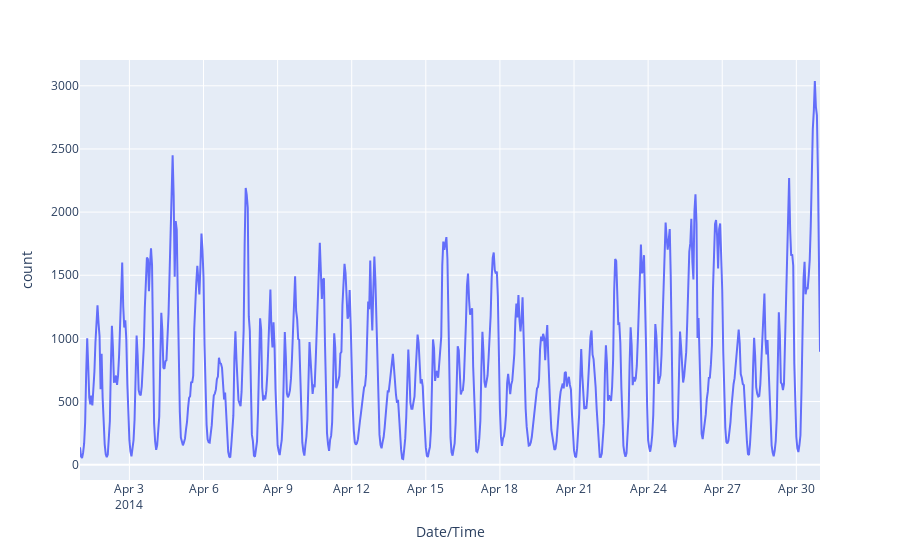

Here is the notebook cell this chart was saved with:
### Code cell
df = uber_apr14.groupby([pd.Grouper(key='Date/Time',freq='H')]).size().reset_index(name='count')
fig = px.line(df, x='Date/Time', y="count")
fig.show()

### Figure 1 — Plotly figure (JSON) as saved in the notebook; plotly's stock layout.template omitted (floating-point values rounded to 4 significant figures; data arrays with more than 128 entries replaced by an {"elided": "..."} marker saying what was removed)
{"data": [{"hovertemplate": "Date/Time=%{x}<br>count=%{y}<extra></extra>", "legendgroup": "", "line": {"color": "#636efa", "dash": "solid"}, "marker": {"symbol": "circle"}, "mode": "lines", "name": "", "orientation": "v", "showlegend": false, "type": "scatter", "x": {"elided": "720 str values"}, "xaxis": "x", "y": {"elided": "720 int values"}, "yaxis": "y"}], "layout": {"legend": {"tracegroupgap": 0}, "margin": {"t": 60}, "xaxis": {"anchor": "y", "domain": [0, 1], "title": {"text": "Date/Time"}}, "yaxis": {"anchor": "x", "domain": [0, 1], "title": {"text": "count"}}}}
